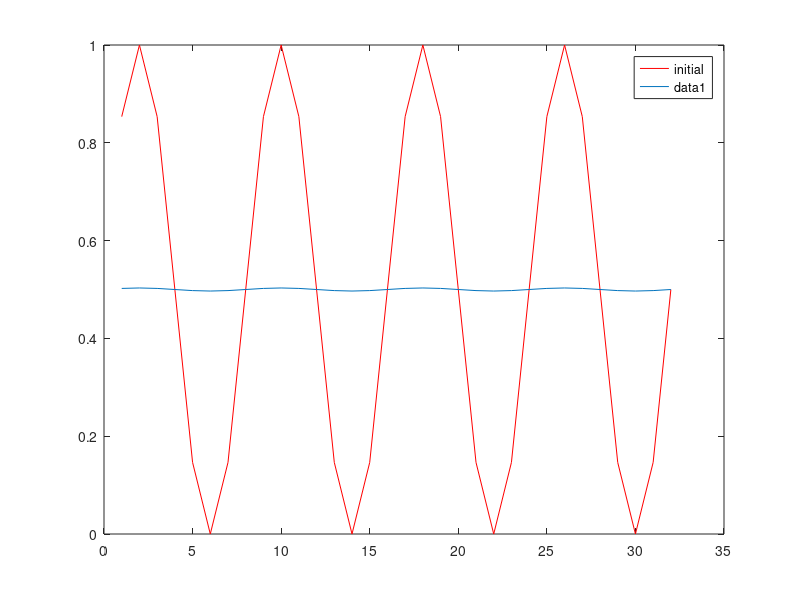

Reproduce this figure in MATLAB.
clear all;
clc;
clf;

N = 32;
dx = 1.0;
m = 4.0; #change it

for i = 1:N
  c(i) = 0.5*(1+ sin(2*pi*m*i*dx/N));
endfor

plot(c, 'r;initial;');
hold on

halfN = N/2;

delk = 2*pi/N;
dt = 0.5;

for m = 1:80
  chat = fft(c);
  g = 2.*c.*(1.-c).*(1.-2.*c);
  ghat = fft(g);
  for i  =1:N
    if ((i-1)<= halfN) k = (i-1)*delk;
    endif
    if ((i-1)> halfN) k = (i-N-1)*delk;
    endif
    K2 = k*k;
    K4 = K2*K2;
    chat(i) = (chat(i)- dt*K2*ghat(i))/(1+2*K4*dt);
  endfor
   c = real(ifft(chat));
endfor

plot(c)
